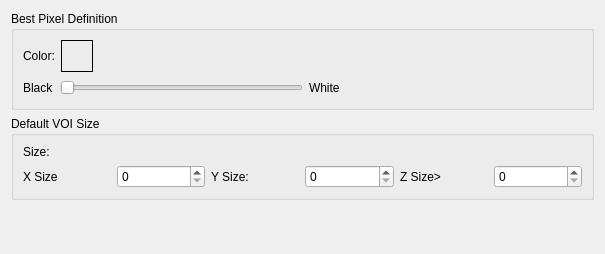
<?xml version="1.0" encoding="UTF-8"?>
<ui version="4.0">
 <class>SeedGrowSegmentationPreferences</class>
 <widget class="QWidget" name="SeedGrowSegmentationPreferences">
  <property name="geometry">
   <rect>
    <x>0</x>
    <y>0</y>
    <width>605</width>
    <height>254</height>
   </rect>
  </property>
  <property name="windowTitle">
   <string>Form</string>
  </property>
  <layout class="QVBoxLayout" name="verticalLayout">
   <item>
    <widget class="QGroupBox" name="groupBox">
     <property name="title">
      <string>Best Pixel Definition</string>
     </property>
     <layout class="QVBoxLayout" name="verticalLayout_3">
      <item>
       <layout class="QVBoxLayout" name="verticalLayout_2">
        <item>
         <layout class="QHBoxLayout" name="horizontalLayout_2">
          <item>
           <widget class="QLabel" name="label_4">
            <property name="text">
             <string>Color:</string>
            </property>
           </widget>
          </item>
          <item>
           <widget class="QLabel" name="colorSample">
            <property name="minimumSize">
             <size>
              <width>32</width>
              <height>32</height>
             </size>
            </property>
            <property name="frameShape">
             <enum>QFrame::Box</enum>
            </property>
            <property name="text">
             <string/>
            </property>
           </widget>
          </item>
          <item>
           <spacer name="horizontalSpacer">
            <property name="orientation">
             <enum>Qt::Horizontal</enum>
            </property>
            <property name="sizeHint" stdset="0">
             <size>
              <width>40</width>
              <height>20</height>
             </size>
            </property>
           </spacer>
          </item>
         </layout>
        </item>
        <item>
         <layout class="QHBoxLayout" name="horizontalLayout">
          <item>
           <widget class="QLabel" name="label_2">
            <property name="text">
             <string>Black</string>
            </property>
           </widget>
          </item>
          <item>
           <widget class="QSlider" name="pixelValue">
            <property name="maximum">
             <number>255</number>
            </property>
            <property name="orientation">
             <enum>Qt::Horizontal</enum>
            </property>
           </widget>
          </item>
          <item>
           <widget class="QLabel" name="label_3">
            <property name="text">
             <string>White</string>
            </property>
           </widget>
          </item>
          <item>
           <spacer name="horizontalSpacer_2">
            <property name="orientation">
             <enum>Qt::Horizontal</enum>
            </property>
            <property name="sizeHint" stdset="0">
             <size>
              <width>40</width>
              <height>20</height>
             </size>
            </property>
           </spacer>
          </item>
         </layout>
        </item>
       </layout>
      </item>
     </layout>
    </widget>
   </item>
   <item>
    <widget class="QGroupBox" name="groupBox_2">
     <property name="title">
      <string>Default VOI Size</string>
     </property>
     <layout class="QVBoxLayout" name="verticalLayout_4">
      <item>
       <widget class="QLabel" name="label">
        <property name="text">
         <string>Size:</string>
        </property>
       </widget>
      </item>
      <item>
       <layout class="QHBoxLayout" name="horizontalLayout_3">
        <item>
         <widget class="QLabel" name="label_5">
          <property name="text">
           <string>X Size</string>
          </property>
         </widget>
        </item>
        <item>
         <widget class="QSpinBox" name="xSize">
          <property name="singleStep">
           <number>2</number>
          </property>
         </widget>
        </item>
        <item>
         <widget class="QLabel" name="label_6">
          <property name="text">
           <string>Y Size:</string>
          </property>
         </widget>
        </item>
        <item>
         <widget class="QSpinBox" name="ySize">
          <property name="singleStep">
           <number>2</number>
          </property>
         </widget>
        </item>
        <item>
         <widget class="QLabel" name="label_7">
          <property name="text">
           <string>Z Size&gt;</string>
          </property>
         </widget>
        </item>
        <item>
         <widget class="QSpinBox" name="zSize">
          <property name="singleStep">
           <number>2</number>
          </property>
         </widget>
        </item>
       </layout>
      </item>
     </layout>
    </widget>
   </item>
   <item>
    <spacer name="verticalSpacer_2">
     <property name="orientation">
      <enum>Qt::Vertical</enum>
     </property>
     <property name="sizeHint" stdset="0">
      <size>
       <width>20</width>
       <height>40</height>
      </size>
     </property>
    </spacer>
   </item>
  </layout>
 </widget>
 <resources>
  <include location="rsc/SeedGrowSegmentation.qrc"/>
 </resources>
 <connections/>
</ui>
